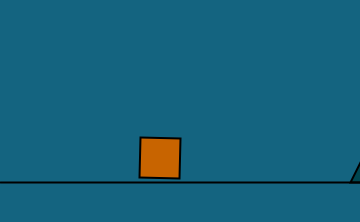
Frame 1 (no input)
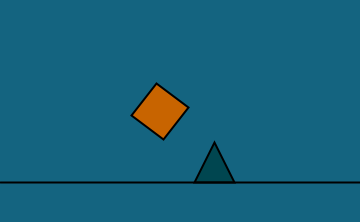
Frame 60 (the mouse pressed at the canvas centre just before this capture)
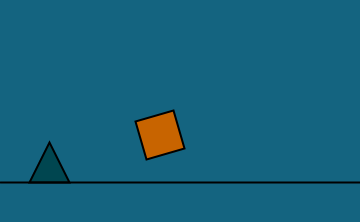
Frame 120 (the mouse held since frame 60 and released just before this capture)

The Processing sketch that drew these frames (run headless with seeded random() and noise(); from frame 60 on, the mouse is pressed at the canvas centre):

// Processing sketch: processing_187040
// ── processing_187040.pde

int boxSize = 40;
int linePos = 40;
float speed = 1.5;

void setup() {
  size(360, 222);
  strokeWeight(2);
  stroke(0);
}

void draw() {
  background(20, 100, 128);

  float x = -boxSize + (speed * frameCount * TWO_PI) % 400.0;
  fill(0, 70, 80);
  triangle(
  360 - x -boxSize/2, height-boxSize*2, 
  360 - x, height - boxSize, 
  360 - x -boxSize, height - boxSize);

  line(0, height - boxSize, width, height-boxSize); 

  float y = map(x, 360, -boxSize, 0, PI);
  float xTrans = width/2 - boxSize/2;
  float yTrans = height- boxSize-linePos -sin(y) * boxSize * 1.3;

  translate(xTrans, yTrans + boxSize/2);
  rotate(-y/2);
  fill(200, 100, 0);
  rect(-boxSize/2, -boxSize/2, boxSize, boxSize);
}
